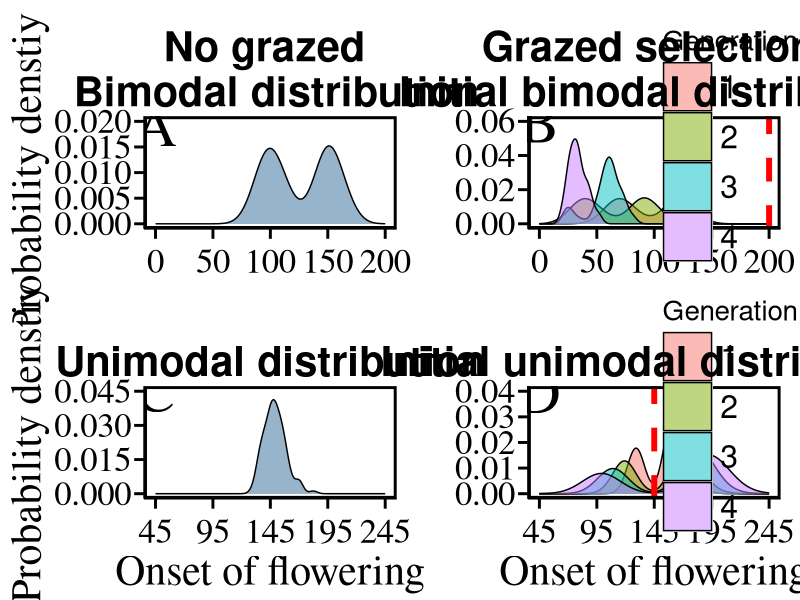

Write R code to recreate this figure.
library(ggplot2)
library(scales)
library(patchwork)
library(pracma)

set.seed(123) 
t1<- rnorm(50, mean = 100, sd = 10)
t2<- rnorm(50, mean = 150, sd = 10)
t0_bi=c(t1,t2)
t0_uni<- rnorm(100, mean = 150, sd = 10)
alpha=1;beta=1;tem=290;k=8.62*10^(-5);E=0.65;cycle=10
G=alpha*tem/(1+beta*tem)

#######################
### initial no grazing: bimodal distribution
df=data.frame(class=rep(1,length(t0_bi)),flower=t0_bi)
nograze_bi=ggplot(df,aes(x = t0_bi,fill = class)) + geom_density(alpha=0.5)+
  labs(title = "No grazed \n Bimodal distribution", x = "",y="Probability denstiy")  +
  annotate("text",x=0, y=0.019, label="A",angle = 0,size=15,family="serif")+
  theme(axis.text=element_text(size=25,family="serif",colour = "black"),
        axis.text.y=element_text(size=25,family="serif",angle=0,colour = "black",hjust = 0.5,vjust = 0.5),
        axis.text.x=element_text(size=25,family="serif",angle=0,colour = "black",vjust = 0.0),
        axis.title=element_text(size=30,family="serif", angle=0, face="plain"),
        axis.title.x = element_text(vjust=0.0),
        axis.line=element_line(size = 0.5, colour = "black", linetype=1),
        axis.ticks.length = unit(0.25, "cm"),
        axis.ticks = element_line(size = 1, color="black"),
        plot.background = element_rect(fill = "white", color = NA), 
        panel.border = element_rect(size = 2.0,colour = "black",fill = "NA", linetype=1),
        panel.background = element_rect(fill = "white", color = NA),
        legend.position = "none", 
        legend.background = element_rect(fill = "NA", color = NA),
        legend.text =element_text(size = 23,color='black'),
        legend.title = element_text(size = 16,color=NA),
        legend.direction="vertical", #horizontal; vertical
        legend.key.size = unit(2.5,'line'), # space between legend text
        plot.title = element_text(size=30, hjust=0.5, color = "black", face = "bold",
                                  margin = margin(b = -0.0, t = 0.4, l = 0, unit = "cm")),
        plot.margin = margin(t=0.2, r=0.3, b=0.2, l=0.12, "cm"))+
  scale_x_continuous(breaks=seq(0,200,by=50),limits=c(0,200))+
  scale_y_continuous(breaks=seq(0,0.02,by=0.02/4),limits=c(0,0.02))


### grazing at time tG; start from the initial stage with no grazing
t0=t0_bi;rh=30;tG=200 # grazing time
tf=matrix(nrow = cycle,ncol = 100);t_op=NA
for (j in 1:cycle){
for (i in 1:100){
  if(is.na(t0[i])){next #
  }else if(t0[i]<tG){
   RHO=-1*rh
   tf[j,i]=t0[i]-exp(-E/(k*tem))+RHO*G
 } else if (t0[i]==tG){RHO=0;tf[j,i]=t0[i]-exp(-E/(k*tem))+RHO*G
 }else{RHO=rh;tf[j,i]=t0[i]-exp(-E/(k*tem))+RHO*G}
  if (tf[j,i]<=20){tf[j,i]=NA}
}
t0=tf[j,];t_op=c(t_op,t0)

if (length(na.omit(t0))<=50) break
}

class=factor(rep(1:j,each=100))
df=data.frame(Generation=class,flower=t_op[-1])
df=na.omit(df)
result_sigbi=list();peakTbi <- data.frame()
for (i in 1:j){
  sub_df=subset(df,df$Generation==i)
  result_sigbi[[i]]=wilcox.test( sub_df$flower, t0_bi, exact = FALSE)
  print(median(sub_df$flower))
  pdf_obj=density(sub_df$flower)
  peak_indices=findpeaks(pdf_obj$y, npeaks=5,minpeakheight  = 0.0015, minpeakdistance = 1,sortstr=TRUE)
  peak_values <- pdf_obj$x[peak_indices[,2]]
  peak_densities <- peak_indices[,1]
  peak_df=data.frame(peak_values=peak_values,Generation=i)
  peakTbi=rbind(peakTbi,peak_df)
}
graze_bi=ggplot(df,aes(x = flower,fill = Generation)) + geom_density(alpha=0.5)+
  labs(title = "Grazed selection \n Initial bimodal distribution", x = "",y="") +
  geom_vline(xintercept = tG,size=2, col = "red", lty = "dashed")+
  annotate("text",x=0, y=0.059, label="B",angle = 0,size=15,family="serif")+
  theme(axis.text=element_text(size=25,family="serif",colour = "black"),
        axis.text.y=element_text(size=25,family="serif",angle=0,colour = "black",hjust = 0.5,vjust = 0.5),
        axis.text.x=element_text(size=25,family="serif",angle=0,colour = "black",vjust = 0.0),
        axis.title=element_text(size=30,family="serif", angle=0, face="plain"),
        axis.title.x = element_text(vjust=0.0),
        axis.line=element_line(size = 0.5, colour = "black", linetype=1),
        axis.ticks.length = unit(0.25, "cm"),
        axis.ticks = element_line(size = 1, color="black"),
        plot.background = element_rect(fill = "white", color = NA), 
        panel.border = element_rect(size = 2.0,colour = "black",fill = "NA", linetype=1),
        panel.background = element_rect(fill = "white", color = NA),
        legend.position = c(0.8,0.75), 
        legend.background = element_rect(fill = "NA", color = NA),
        legend.text =element_text(size = 23,color='black'),
        legend.title = element_text(size = 20,color="black"),
        legend.direction="vertical", #horizontal; vertical
        legend.key.size = unit(2.5,'line'), # space between legend text
        plot.title = element_text(size=30, hjust=0.5, color = "black", face = "bold",
                                  margin = margin(b = -0.0, t = 0.4, l = 0, unit = "cm")),
        plot.margin = margin(t=0.2, r=0.3, b=0.2, l=0.12, "cm"))+
  scale_x_continuous(breaks=seq(0,200,by=50),limits=c(0,200))+
  scale_y_continuous(breaks=seq(0,0.06,by=0.02),limits=c(0,0.06))

#######################
### initial no grazing: unimodal distribution
df=data.frame(class=rep(1,length(t0_uni)),flower=t0_uni)
nograze_uni=ggplot(df,aes(x = t0_uni,fill = class)) + geom_density(alpha=0.5)+
  labs(title = "Unimodal distribution", x = "Onset of flowering",y="Probability denstiy")  +
  annotate("text",x=45, y=0.0448, label="C",angle = 0,size=15,family="serif")+
  theme(axis.text=element_text(size=25,family="serif",colour = "black"),
        axis.text.y=element_text(size=25,family="serif",angle=0,colour = "black",hjust = 0.5,vjust = 0.5),
        axis.text.x=element_text(size=25,family="serif",angle=0,colour = "black",vjust = 0.0),
        axis.title=element_text(size=30,family="serif", angle=0, face="plain"),
        axis.title.x = element_text(vjust=0.0),
        axis.line=element_line(size = 0.5, colour = "black", linetype=1),
        axis.ticks.length = unit(0.25, "cm"),
        axis.ticks = element_line(size = 1, color="black"),
        plot.background = element_rect(fill = "white", color = NA), 
        panel.border = element_rect(size = 2.0,colour = "black",fill = "NA", linetype=1),
        panel.background = element_rect(fill = "white", color = NA),
        legend.position = "none", 
        legend.background = element_rect(fill = "NA", color = NA),
        legend.text =element_text(size = 23,color='black'),
        legend.title = element_text(size = 16,color=NA),
        legend.direction="vertical", #horizontal; vertical
        legend.key.size = unit(2.5,'line'), # space between legend text
        plot.title = element_text(size=30, hjust=0.5, color = "black", face = "bold",
                                  margin = margin(b = -0.0, t = 0.4, l = 0, unit = "cm")),
        plot.margin = margin(t=0.2, r=0.3, b=0.2, l=0.12, "cm"))+
  scale_x_continuous(breaks=seq(45,245,by=50),limits=c(45,245))+
  scale_y_continuous(breaks=seq(0,0.045,by=0.045/3),limits=c(0,0.045))


### grazing at time tG; start from the initial stage with no grazing
t0=t0_uni;rh=10;tG=145;cycle=4 # grazing time
tf=matrix(nrow = cycle,ncol = 100);t_op=NA
for (j in 1:cycle){
  for (i in 1:100){
    if(is.na(t0[i])){next 
    }else if(t0[i]<tG){
      RHO=-1*rh
      tf[j,i]=t0[i]-exp(-E/(k*tem))+RHO*G
    } else if (t0[i]==tG){RHO=0;tf[j,i]=t0[i]-exp(-E/(k*tem))+RHO*G
    }else{RHO=rh;tf[j,i]=t0[i]-exp(-E/(k*tem))+RHO*G}
    if (tf[j,i]<=20){tf[j,i]=NA}
  }
  t0=tf[j,];t_op=c(t_op,t0)
  
  if (length(na.omit(t0))<=50) break
}

class=factor(rep(1:j,each=100))
df=data.frame(Generation=class,flower=t_op[-1])
df=na.omit(df)
result_siguni=list();peakTuni <- data.frame()
for (i in 1:j){
  sub_df=subset(df,df$Generation==i)
  result_siguni[[i]]=wilcox.test( sub_df$flower, t0_uni, exact = FALSE)
  print(median(sub_df$flower))
  pdf_obj=density(sub_df$flower)
  peak_indices=findpeaks(pdf_obj$y, npeaks=5,minpeakheight  = 0.0015, minpeakdistance = 1,sortstr=TRUE)
  peak_values <- pdf_obj$x[peak_indices[,2]]
  peak_densities <- peak_indices[,1]
  peak_df=data.frame(peak_values=peak_values,Generation=i)
  peakTuni=rbind(peakTuni,peak_df)
  }
graze_uni=ggplot(df,aes(x = flower,fill = Generation)) + geom_density(alpha=0.5)+
  labs(title = "Initial unimodal distribution", x = "Onset of flowering",y="") +
  geom_vline(xintercept = tG,size=2, col = "red", lty = "dashed")+
  annotate("text",x=45, y=0.039, label="D",angle = 0,size=15,family="serif")+
  theme(axis.text=element_text(size=25,family="serif",colour = "black"),
        axis.text.y=element_text(size=25,family="serif",angle=0,colour = "black",hjust = 0.5,vjust = 0.5),
        axis.text.x=element_text(size=25,family="serif",angle=0,colour = "black",vjust = 0.0),
        axis.title=element_text(size=30,family="serif", angle=0, face="plain"),
        axis.title.x = element_text(vjust=0.0),
        axis.line=element_line(size = 0.5, colour = "black", linetype=1),
        axis.ticks.length = unit(0.25, "cm"),
        axis.ticks = element_line(size = 1, color="black"),
        plot.background = element_rect(fill = "white", color = NA), 
        panel.border = element_rect(size = 2.0,colour = "black",fill = "NA", linetype=1),
        panel.background = element_rect(fill = "white", color = NA),
        legend.position = c(0.8,0.75), 
        legend.background = element_rect(fill = "NA", color = NA),
        legend.text =element_text(size = 23,color='black'),
        legend.title = element_text(size = 20,color="black"),
        legend.direction="vertical", #horizontal; vertical
        legend.key.size = unit(2.5,'line'), # space between legend text
        plot.title = element_text(size=30, hjust=0.5, color = "black", face = "bold",
                                  margin = margin(b = -0.0, t = 0.4, l = 0, unit = "cm")),
        plot.margin = margin(t=0.2, r=0.3, b=0.2, l=0.12, "cm"))+
  scale_x_continuous(breaks=seq(45,245,by=50),limits=c(45,245))+
  scale_y_continuous(breaks=seq(0,0.04,by=0.01),limits=c(0,0.04))
OUTFIG=(nograze_bi|graze_bi)/(nograze_uni|graze_uni)
OUTFIG
#ggsave("simulation3.pdf",OUTFIG,width = 45, height = 40, units = "cm", dpi = 300) 
result_sigbi
result_siguni
peakTbi

peakTuni
